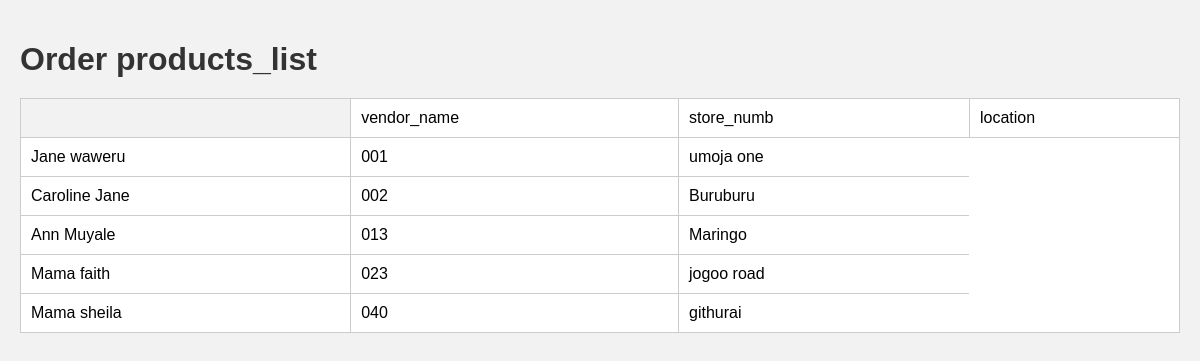
Screenshot of /vendor/list with the database file from the repository.
### vendor/models.py (models this page shows, shortened)
class Salesperson(models.Model):
    vendor_name = models.CharField(max_length=32)
    location = models.TextField()
    store_numb = models.CharField(max_length = 32)

### vendor/views.py (the view)
# urls.py: path('list',vendor_list,name="order_list_view"),
def vendor_list(request):
    vendors = Salesperson.objects.all()
    return render(request, "vendor/vendor_list.html", {"vendors": vendors})

### templates/vendor/vendor_list.html (shortened to what this page needs)
<!DOCTYPE html>
<html lang="en">
<head>
</head>
<body>
    <table>
        <h1>Order products_list</h1>
        <th>
            <td>vendor_name</td>
            <td>store_numb</td>
            <td>location</td>
        </th>
        {% for vendor in vendors %}
        <tr>
            <td>{{vendor.vendor_name}}</td>
            <td>{{vendor.store_numb}}</td>
            <td>{{vendor.location}}</td>
        </tr>
        {% endfor %}
    </table>
</body>
</html>

### templates/vendor/vendor_list.html (style rules this page uses)
body { font-family: Arial, sans-serif; margin: 0; padding: 20px; background-color: #f2f2f2; }
h1 { color: #333; margin-bottom: 20px; }
table { width: 100%; border-collapse: collapse; background-color: #fff; border: 1px solid #ccc; }
th, td { padding: 10px; text-align: left; border-bottom: 1px solid #ccc; border-right: 1px solid #ccc; }
th { background-color: #f2f2f2; font-weight: bold; }
tr:last-child td { border-bottom: none; }
tr td:last-child { border-right: none; }

### rows the page displays
Salesperson: vendor_name "Jane waweru", store_numb "001", location "umoja one"
Salesperson: vendor_name "Caroline Jane", store_numb "002", location "Buruburu"
Salesperson: vendor_name "Ann Muyale", store_numb "013", location "Maringo"
Salesperson: vendor_name "Mama faith", store_numb "023", location "jogoo road"
Salesperson: vendor_name "Mama sheila", store_numb "040", location "githurai"
